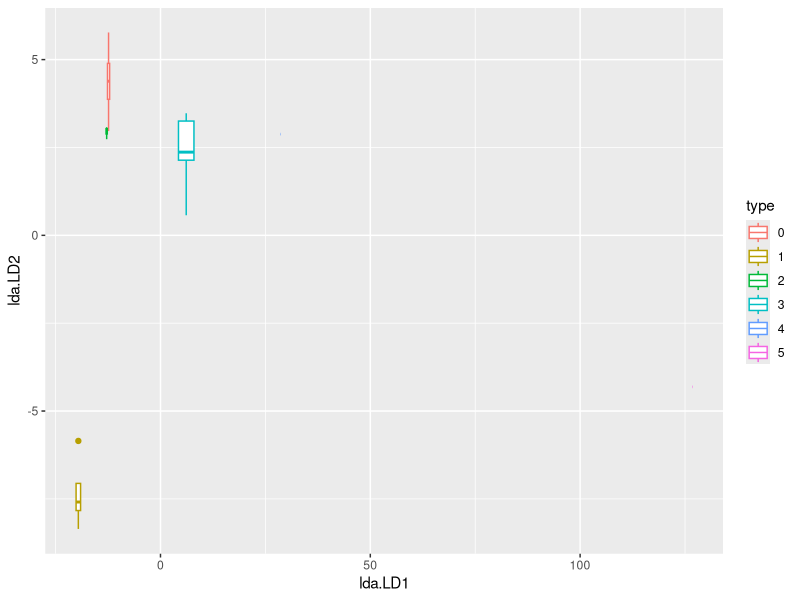

Write the R code that produced this figure. (Note: this script raises an error after producing the figure.)
library(dplyr)

#load and combine data 
morpho <- read.csv("Symphyotrichum_morphometrics_updated.csv", header = TRUE)
morpho$Barcode <- NULL
morpho$Collector <- NULL
morpho$Collector.number <- NULL
morpho[morpho == "n/a"] <- NA
morpho <- na.omit(morpho)

# Set measurement columns as numeric -- "n/a" can result in importing as character, causing MANOVA problems
cols.num <- c("phyllary_length", "phyllary_width", "primary_axis_leaf_length", "primary_axis_leaf_width", "secondary_axis_leaf_length", "secondary_axis_leaf_width", "bract_length", "bract_width", "auricle_length", "primary_axis_hair_length", "below_capitulum_hair_length", "ray_length", "ray_width")
morpho[cols.num] <- sapply(morpho[cols.num],as.numeric)
head(morpho)

# Define species as a model factor
morpho$species <- as.factor(morpho$species)

# Normalize data matrix
morpho.nonnormalized <- morpho
morpho <- rapply(morpho,scale,c("numeric","integer"),how="replace")

# Check for duplicate rows
duplicate_rows <- duplicated(morpho$species)

# If there are duplicate rows, average them
if (any(duplicate_rows)) {
  morpho <- morpho %>%
    group_by(species) %>%
    summarize_all(mean, na.rm = TRUE) %>%
    ungroup()
}

morpho

classification=read.table("final_classification_k_6.csv", header = FALSE, sep = ",")
rownames(classification) <- classification[,1]
classification$V1<- NULL

combined <- merge(morpho, classification, by="row.names", all=TRUE)
combined <- na.omit(combined)

#################################
## subgenus analysis-- Virgulus
#################################
subgenus_virgulus <- c("Symphyotrichum bimater", "Symphyotrichum concolor", "Symphyotrichum pratense", "Symphyotrichum oblongifolium", "Symphyotrichum yukonense", "Symphyotrichum hintonii", "Symphyotrichum moranense", "Symphyotrichum patens", "Symphyotrichum adnatum", "Symphyotrichum walteri", "Symphyotrichum novae-angliae", "Symphyotrichum ericoides", "Symphyotrichum falcatum", "Symphyotrichum turneri", "Symphyotrichum purpurescens", "Symphyotrichum chihuahuense", "Symphyotrichum sericeum", "Symphyotrichum fendleri", "Symphyotrichum fontinale", "Symphyotrichum grandiflorum", "Symphyotrichum phlogifolium", "Symphyotrichum georgianum", "Symphyotrichum amethystinum", "Symphyotrichum plumosum", "Symphyotrichum lucayanum", "Symphyotrichum campestre", "Symphyotrichum estesii", "Symphyotrichum trilineatum", "Symphyotrichum pygmaeum")

morpho_subset1 <- morpho[morpho$species %in% subgenus_virgulus,]
morpho_subset1$species <- as.factor(as.character(morpho_subset1$species))
str(morpho_subset1)
#write.csv(morpho_subset1, "virgulus_morpho.updated.csv")
#I manually added habitat information on the dowloaded morphological fata and reloaded as follows

myData <- read.csv("virgulus_habitat_morpho.updated.csv", header = TRUE)
myData$habitat <- as.factor(as.character(myData$habitat))
str(myData)

# Build the discriminant
library(MASS)
discriminant <- lda(habitat ~ phyllary_length + phyllary_width + primary_axis_leaf_length + primary_axis_leaf_width + secondary_axis_leaf_length + secondary_axis_leaf_width + bract_length + bract_width + auricle_length + primary_axis_hair_length + below_capitulum_hair_length + ray_length + ray_width, data = myData, na.action="na.omit")
head(discriminant)
#write.csv(discriminant, "means.csv")

# Classification success
discriminant.jackknife <- lda(habitat ~ phyllary_length + phyllary_width + primary_axis_leaf_length + primary_axis_leaf_width + secondary_axis_leaf_length + secondary_axis_leaf_width + bract_length + bract_width + auricle_length + primary_axis_hair_length + below_capitulum_hair_length + ray_length + ray_width, data = myData, na.action="na.omit", CV = TRUE)
ct <- table(myData$habitat, discriminant.jackknife$class)
sum(diag(prop.table(ct)))

# Predict species by the discriminant function
discriminant.prediction <- predict(discriminant)

# Create dataframe for plotting
plotdata <- data.frame(type = myData$habitat, lda = discriminant.prediction$x)

##If you want to save lda values for testing phylogenetic signal (lda1 is probably the best to use)
##write.csv(plotdata, "plotdata.csv")

library(ggplot2)
ggplot(plotdata) + geom_boxplot(aes(lda.LD1, lda.LD2, colour = type))
plot <- ggplot(plotdata) + geom_point(aes(lda.LD1, lda.LD2, colour = type, shape = type), size = 10) +
  scale_color_viridis_d(option = "turbo") +
  scale_shape_manual(values = 1:21)

# Save as PDF
#ggsave("habitat_morpho_plot.updated.pdf", plot = plot, width = 8, height = 6)

# Create dataframe for plotting for species vs habitat
plotdata1 <- data.frame(type = myData$species, lda = discriminant.prediction$x)

##If you want to save lda values for testing phylogenetic signal (lda1 is probably the best to use)
##write.csv(plotdata1, "plotdata1.csv")

plot1 <- ggplot(plotdata1) + geom_point(aes(lda.LD1, lda.LD2, colour = type, shape = type), size = 10) +
  scale_color_viridis_d(option = "turbo") +
  scale_shape_manual(values = 1:21)

# Save as PDF
#ggsave("species_morpho_plot.updated.pdf", plot = plot1, width = 12, height = 8)


# Multivariate MANOVA
res.man <- manova(cbind(phyllary_length, phyllary_width, primary_axis_leaf_length, primary_axis_leaf_width, secondary_axis_leaf_length, secondary_axis_leaf_width, bract_length, bract_width, auricle_length, primary_axis_hair_length, below_capitulum_hair_length, ray_length, ray_width) ~ habitat, data = myData)
summary(res.man)

# Break down variable importance
summary.aov(res.man)


# Assess SPECIES pairwise significance 
# You must drop perfectly correlated values or you will get a rank deficiency error
#library(devtools)
#install_github("pmartinezarbizu/pairwiseAdonis/pairwiseAdonis")
pairwiseAdonis <- pairwise.adonis(myData[,c("phyllary_length", "phyllary_width", "primary_axis_leaf_length", "primary_axis_leaf_width", "secondary_axis_leaf_length", " secondary_axis_leaf_width", "bract_length", "bract_width", " auricle_length", " primary_axis_hair_length", "below_capitulum_hair_length", "ray_length", "ray_width")], myData$habitat, sim.method = "euclidean", p.adjust.m = "hochberg", perm = 10000)

write.csv(pairwiseAdonis, file = "habitat_pairwiseAdonis.csv")

# Break down variable importance
summary.aov(res.man)



